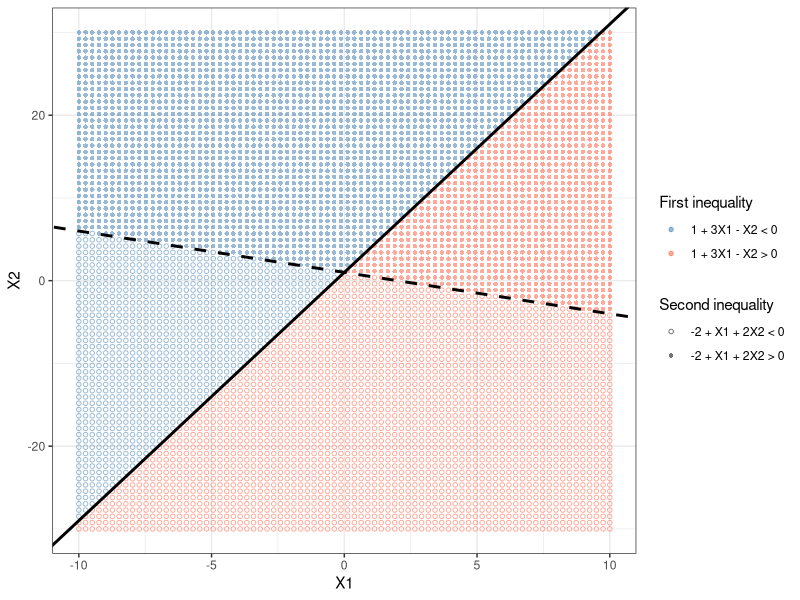
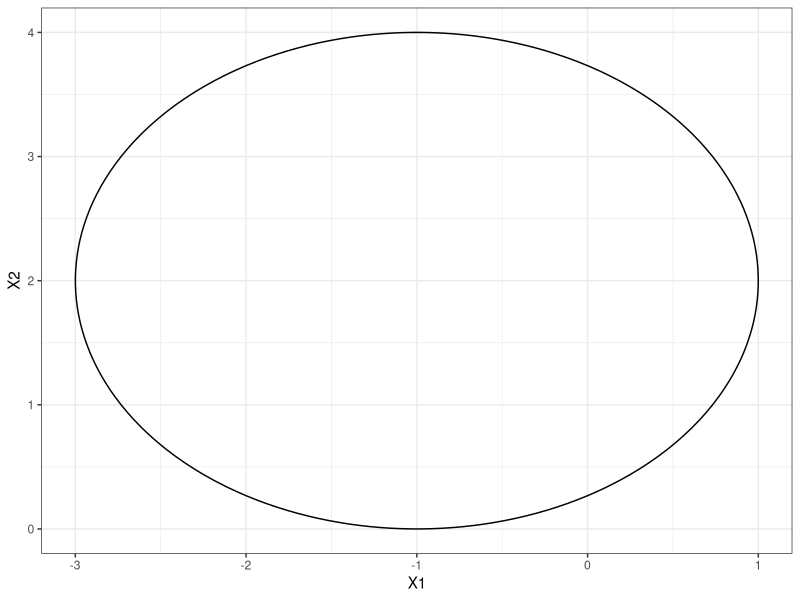
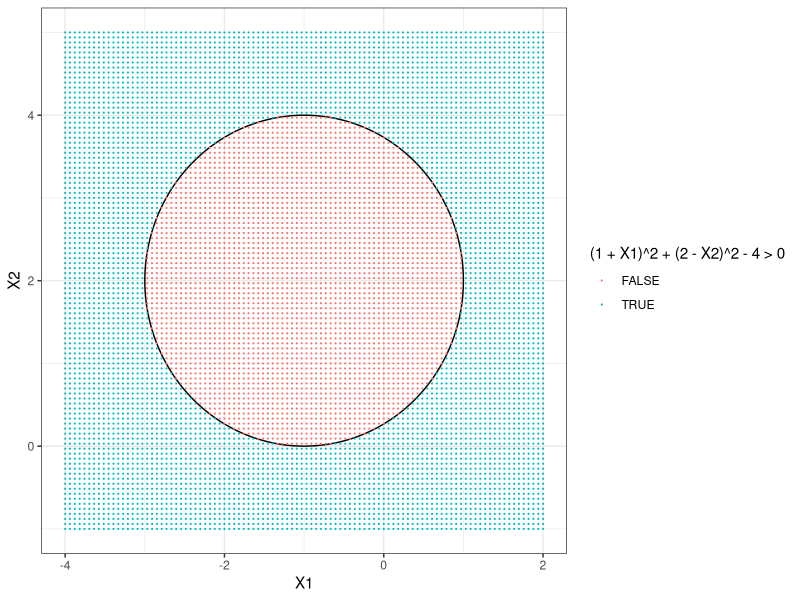
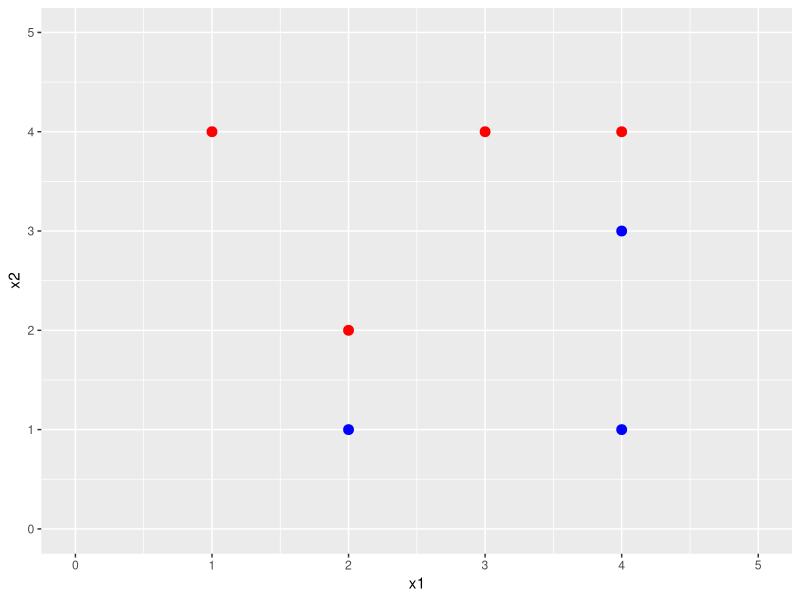

These charts were generated, in order, by the following R code: (Note: this script raises an error after producing the figures.)
library(ggplot2)
library(e1071)

# 1
xlim <- c(-10, 10)
ylim <- c(-30, 30)

points <- expand.grid(
  X1 = seq(xlim[1], xlim[2], length.out = 80),
  X2 = seq(ylim[1], ylim[2], length.out = 80)
)

points$region1 <- ifelse(1 + 3 * points$X1 - points$X2 > 0, "1 + 3X1 - X2 > 0", "1 + 3X1 - X2 < 0")
points$region2 <- ifelse(-2 + points$X1 + 2 * points$X2 > 0, "-2 + X1 + 2X2 > 0", "-2 + X1 + 2X2 < 0")

ggplot(points, aes(X1, X2)) +
  geom_point(aes(color = region1, shape = region2), size = 1.2, alpha = 0.55) +
  geom_abline(intercept = 1, slope = 3, linewidth = 1) +
  geom_abline(intercept = 1, slope = -0.5, linetype = "dashed", linewidth = 1) +
  scale_color_manual(values = c("1 + 3X1 - X2 > 0" = "tomato", "1 + 3X1 - X2 < 0" = "steelblue")) +
  scale_shape_manual(values = c("-2 + X1 + 2X2 > 0" = 16, "-2 + X1 + 2X2 < 0" = 1)) +
  coord_cartesian(xlim = xlim, ylim = ylim) +
  labs(x = "X1", y = "X2", color = "First inequality", shape = "Second inequality") +
  theme_bw()

# 2
# a.
points <- expand.grid(
  X1 = seq(-4, 2, length.out = 100),
  X2 = seq(-1, 5, length.out = 100)
)
plotb <- ggplot(points, aes(x = X1, y = X2, z = (1 + X1)^2 + (2 - X2)^2 - 4)) + geom_contour(breaks = 0, colour = "black") + theme_bw()
plotb
# b.
plotb + geom_point(aes(color = (1 + X1)^2 + (2 - X2)^2 - 4 > 0), size = 0.1)
# c.
# (0, 0): blue
# (-1, 1): red
# (2, 2): blue
# (3, 8): blue
# d.
# TODO

# 3
# a.
x1 <- c(3, 2, 4, 1, 2, 4, 4)
x2 <- c(4, 2, 4, 4, 1, 3, 1)
y  = c(rep("Red", 4), rep("Blue", 3))

svm_training_data <- data.frame(x1 = x1, x2 = x2, y = y)

svmPoints <- ggplot(svm_training_data, aes(x = x1, y = x2, color = y)) +
  geom_point(size = 3) +
  coord_cartesian(xlim = c(0, 5), ylim = c(0, 5)) +
  scale_color_identity()
svmPoints

# b.
svmModel <- svm(y ~ x1 + x2, data = svm_training_data, kernel = "linear", cost = 1e5, scale = FALSE)
hyperplaneWeights <- drop(t(svmModel$coefs) %*% as.matrix(svm_training_data[svmModel$index, c("x1", "x2")]))
hyperplaneIntercept <- -svmModel$rho

cat(sprintf("%.4f + %.4f*x1 + %.4f*x2 = 0\n", hyperplaneIntercept, hyperplaneWeights[1], hyperplaneWeights[2]))
# 1.0004 + -1.9998*x1 + 1.9997*x2 = 0

svmPoints + geom_abline(intercept = -hyperplaneIntercept / hyperplaneWeights[2], slope = -hyperplaneWeights[1] / hyperplaneWeights[2], linetype = "dashed")
# c.
# Classify to Red if β0 + β1X1 + β2X2 > 0, and classify to Blue otherwise, where β0=1, β1=−2, β2=2
# d.
decisionBoundarySlope <- -hyperplaneWeights[1] / hyperplaneWeights[2]
decisionBoundaryIntercept <- -hyperplaneIntercept / hyperplaneWeights[2]
upperMarginIntercept <- (1 - hyperplaneIntercept) / hyperplaneWeights[2]
lowerMarginIntercept <- (-1 - hyperplaneIntercept) / hyperplaneWeights[2]

supportVectorData <- svm_training_data[svmModel$index, ]

svmWithMMH <- svmPoints +
  geom_abline(intercept = decisionBoundaryIntercept, slope = decisionBoundarySlope, linetype = "dashed") +
  geom_abline(intercept = upperMarginIntercept, slope = decisionBoundarySlope, linetype = "dotted") +
  geom_abline(intercept = lowerMarginIntercept, slope = decisionBoundarySlope, linetype = "dotted")
svmWithMMH
# e.
svmFinal <- svmWithMMH + geom_point(data = supportVectorData, aes(x = x1, y = x2), shape = 1, size = 4, stroke = 1.2, inherit.aes = FALSE)
svmFinal
# f.
# the 7th data point is at (4,1) which is far from the margin making it not a support vector, therefore small changes will not affect the hyperplane calculation
# g.
svmPoints + geom_abline(intercept = -0.1, slope = 1)
# 0.1 - x1 + x2 = 0
# h.
svmPoints + geom_point(aes(x = 3, y = 1), color = "red", size = 3)
# 4
# 5
# 7